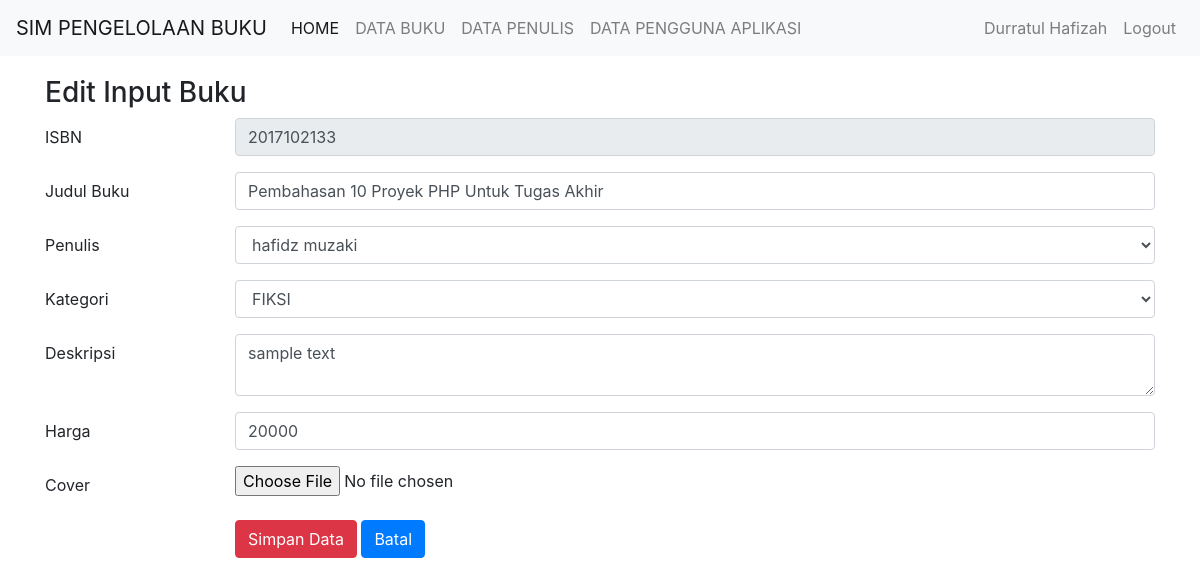
Page /edit_buku.php?isbn=2017102133 (signed in) on the committed database.
### tables this page shows
CREATE TABLE `buku` (
  `isbn` varchar(10) NOT NULL,
  `judul_buku` varchar(100) NOT NULL,
  `id_penulis` int(11) NOT NULL,
  `id_kategori` int(11) NOT NULL,
  `deskripsi` text NOT NULL,
  `harga` int(11) NOT NULL,
  `cover` text NOT NULL
);

CREATE TABLE `penulis` (
  `id_penulis` int(11) NOT NULL,
  `nama_penulis` varchar(40) NOT NULL,
  `email` varchar(30) NOT NULL,
  `no_hp` varchar(13) NOT NULL
);

### edit_buku.php (the view)
<?php
include 'header.php';
$isbn = $_GET['isbn'];
$buku = mysqli_query($konek, "select * from buku where isbn='$isbn'");
$row  = mysqli_fetch_array($buku);
?>
<div class="container">
    <h3>Edit Input Buku</h3>
    <form action="update-buku.php" method="POST" enctype="multipart/form-data">
        <div class="form-group row">
            <label class="col-sm-2 col-form-label">ISBN</label>
            <div class="col-sm-10">
                <input readonly="" type="text" value="<?php echo $row['isbn']?>" name="isbn" placeholder="Masukan ISBN" class="form-control">
            </div>
        </div>
        <div class="form-group row">
            <label class="col-sm-2 col-form-label">Judul Buku</label>
            <div class="col-sm-10">
                <input type="text" value="<?php echo $row['judul_buku']?>" name="judul_buku" placeholder="Masukan Judul Buku" class="form-control">
            </div>
        </div>
        <div class="form-group row">
            <label class="col-sm-2 col-form-label">Penulis</label>
            <div class="col-sm-10">
                <select name="penulis" class="form-control">
                    <?php
                    $penulis = mysqli_query($konek, "select * from penulis");
                    while ($p = mysqli_fetch_array($penulis)) {
                        echo "<option value='$p[id_penulis]' ";
                        if($row['id_penulis']==$p['id_penulis']){
                            echo "selected";
                        }
                        echo">$p[nama_penulis]</option>";
                    }
                    ?>
                </select>
            </div>
        </div>
        <div class="form-group row">
            <label class="col-sm-2 col-form-label">Kategori</label>
            <div class="col-sm-10">
                <select name="kategori" class="form-control">
                    <?php
                    $kategori = mysqli_query($konek, "select * from kategori");
                    while ($k = mysqli_fetch_array($kategori)) {
                        echo "<option value='$k[id_kategori]' ";
                        echo $row['id_kategori']==$k['id_kategori']?'seletced':'';
                        echo">" . strtoupper($k['nama_kategori']) . "</option>";
                    }
                    ?>
                </select>
            </div>
        </div>
        <div class="form-group row">
            <label class="col-sm-2 col-form-label">Deskripsi</label>
            <div class="col-sm-10">
                <textarea name="deskripsi" class="form-control"><?php echo $row['deskripsi']?></textarea>
            </div>
        </div>
        <div class="form-group row">
            <label class="col-sm-2 col-form-label">Harga</label>
            <div class="col-sm-10">
                <input type="text" value="<?php echo $row['harga']?>" name="harga" placeholder="Masukan harga" class="form-control">
            </div>
        </div>
        <div class="form-group row">
            <label class="col-sm-2 col-form-label">Cover</label>
            <div class="col-sm-10">
                <input type="file" name="cover">
            </div>
        </div>
        <div class="form-group row">
            <label class="col-sm-2 col-form-label"></label>
            <div class="col-sm-10">
                <button type="submit" class="btn btn-danger">Simpan Data</button>
                <a href="index.php" class="btn btn-primary">Batal</a>
            </div>
        </div>
    </form>
</div>
<?php
include 'footer.php';
?>

### header.php (style rules this page uses)
.container { margin-top: 20px; }

### rows in the picture
buku: isbn "2017102133", judul_buku "Pembahasan 10 Proyek PHP Untuk Tugas Akhir", penulis "hafidz muzaki", deskripsi "sample text", harga "20000"

### other values in the picture
$_SESSION['nama_user'] "Durratul Hafizah"
form field kategori "FIKSI"
